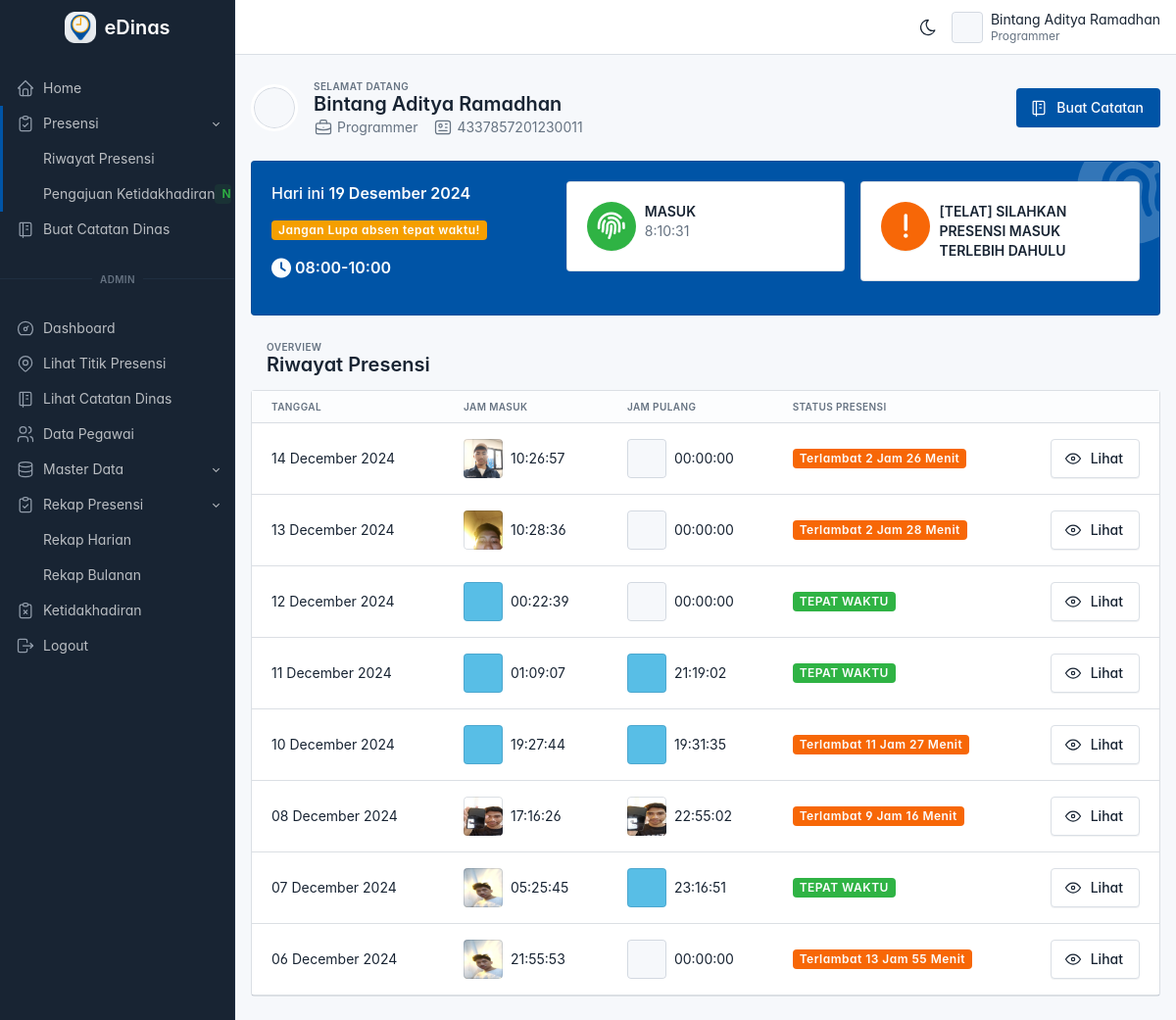
Page /pegawai/home/home.php (signed in) on the committed database.
### tables this page shows
CREATE TABLE `lokasi_presensi` (
  `id` int(11) NOT NULL,
  `nama_lokasi` varchar(225) NOT NULL,
  `alamat_lokasi` varchar(225) NOT NULL,
  `tipe_lokasi` varchar(225) NOT NULL,
  `latitude` varchar(50) NOT NULL,
  `longitude` varchar(50) NOT NULL,
  `radius` int(11) NOT NULL,
  `zona_waktu` varchar(4) NOT NULL,
  `jam_masuk` time NOT NULL,
  `jam_pulang` time NOT NULL
);

CREATE TABLE `presensi` (
  `id` int(11) NOT NULL,
  `id_pegawai` int(11) NOT NULL,
  `tanggal_masuk` date NOT NULL,
  `jam_masuk` time NOT NULL,
  `foto_masuk` varchar(225) NOT NULL,
  `latitude_masuk` varchar(30) NOT NULL,
  `longitude_masuk` varchar(30) NOT NULL,
  `tanggal_keluar` date NOT NULL,
  `jam_keluar` time NOT NULL,
  `foto_keluar` varchar(225) NOT NULL,
  `latitude_keluar` varchar(30) NOT NULL,
  `longitude_keluar` varchar(30) NOT NULL
);

### config.php (called while the page is built, shortened)
<?php
function base_url($url = null)
{
    $base_url = 'http://localhost/edinas';
    if ($url != null) {
        return $base_url . '/' . $url;
    } else {
        return $base_url;
    }
}

### pegawai/home/home.php (the view, shortened to what this page needs)
<?php
if (!isset($_SESSION["login"])) {
  header("location: ../../auth/login.php?pesan=belum_login");
} else if ($_SESSION["role"] != "pegawai") {
  include('../../admin/layout/header.php');
} else {
  include('../layout/header.php');
}
include_once('../../config.php');
$lokasi_presensi = $_SESSION['lokasi_presensi'];
$result = mysqli_query($connection, "SELECT * FROM lokasi_presensi WHERE nama_lokasi = '$lokasi_presensi'");
while ($lokasi = mysqli_fetch_array($result)) {
  $jam_masuk_kantor = date('H:i:s', strtotime($lokasi['jam_masuk']));
  $jam_masuk = $lokasi['jam_masuk'];
  $jam_pulang = $lokasi['jam_pulang'];
}
?>
<div class="page-header">
  <div class="container-xl">
    <div class="row align-items-center">
      <div class="col-auto">
        <span class="avatar avatar-lg rounded-circle" style="background-image: url(../../assets/img/foto_pegawai/<?= $_SESSION['foto'] ?>); border: 3px solid white"></span>
      </div>
      <div class="col">
        <div class="page-pretitle">
          Selamat datang
        </div>
        <h2 class="page-title"><?= $_SESSION['nama'] ?></h2>
        <div class="page-subtitle">
          <div class="row">
            <div class="col-auto">
              <a href="#" class="text-reset"><?= $_SESSION['jabatan'] ?></a>
            </div>
            <div class="col-auto">
              <a href="#" class="text-reset"><?= $_SESSION['nip'] ?></a>
            </div>
          </div>
        </div>
      </div>
      <div class="col-auto d-none d-md-flex">
        <a href="../../pegawai/catatan_dinas/catatan.php?modal=tambah" class="btn btn-primary">
          Buat Catatan
        </a>
      </div>
    </div>
  </div>
</div>
<div class="page-body">
  <div class="container-xl">
    <div class="row row-cards">
      <div class="col-md-12 col-lg-12">
        <div class="card bg-primary text-primary-fg">
          <div class="card-stamp">
            <div class="card-stamp-icon bg-white text-primary">
            </div>
          </div>
          <div class="card-body">
            <div class="row row-cards">
              <div class="col-md-12 col-lg-4">
                <h3 class="card-title">Hari ini <b id="tanggal_realtime"></b> </h3>
                <p class="badge bg-yellow text-light" id="">Jangan Lupa absen tepat waktu!</p>
                <h3 class=""><i class="fa-solid fa-clock fa-lg"></i>
                  <?= date('H:i', strtotime($jam_masuk))  . '-' . date('H:i', strtotime($jam_pulang)) ?></h3>
              </div>
              <div class="col-md-6 col-lg-4">
                <?php
                $id_pegawai = $_SESSION['id'];
                $tanggal_hari_ini = date('Y-m-d');
                $cek_presensi_masuk = mysqli_query($connection, "SELECT * FROM presensi WHERE id_pegawai = '$id_pegawai' AND tanggal_masuk = '$tanggal_hari_ini'");
                ?>
                <?php if (mysqli_num_rows($cek_presensi_masuk) === 0) { ?>
                  <form id="form_masuk" method="POST" action="<?= base_url('pegawai/presensi/presensi_masuk.php') ?>">
                    <a href="#" onclick="tombolMasuk();" class="card card-link card-link-pop">
                      <div class="card-body text-body ">
                        <div class="row">
                          <div class="col-2">
                            <button type="submit" name="tombol_masuk" id="tombol_masuk" class="btn btn-success rounded-circle" style="width: 50px; height: 50px;">
                              <i class="fa-solid fa-fingerprint  fa-2x text-light"></i>
                            </button>
                          </div>
                          <div class="ms-3 col-6 d-xl-block ps-2">
                            <div><b>MASUK</b></div>
                            <div class="medium text-secondary" id="jam_realtime"></div>
                          </div>
                        </div>
                      </div>
                    </a>
                  </form>
                <?php } ?>
              </div>
              <div class="col-md-6 col-lg-4">
                <?php $ambil_data_presensi = mysqli_query($connection, "SELECT * FROM presensi WHERE id_pegawai = '$id_pegawai' AND tanggal_masuk = '$tanggal_hari_ini'") ?>
                <?php
                $waktu_sekarang = date('H:i:s');
                if (strtotime($waktu_sekarang) <= strtotime($jam_masuk) && mysqli_num_rows($ambil_data_presensi) == 0) { ?>
                  <a href="#" onclick="tombolKeluar();" class="card card-link card-link-pop">
                    <div class="card-body text-body ">
                      <div class="row">
                        <div class="col-2">
                          <button type="submit" name="tombol_keluar" id="tombol_keluar" class="btn btn-warning rounded-circle" style="width: 50px; height: 50px;">
                            <i class="fa-solid fa-exclamation fa-beat fa-2x"></i>
                          </button>
                        </div>
                        <div class="ms-3 col-8 d-xl-block ps-2">
                          <div><b>SILAHKAN PRESENSI MASUK TERLEBIH DAHULU</b></div>
                          <div class="medium text-secondary" id=""></div>
                        </div>
                      </div>
                    </div>
                  </a>
                <?php } elseif (strtotime($waktu_sekarang) >= strtotime($jam_masuk) && mysqli_num_rows($ambil_data_presensi) == 0) { ?>
                  <a href="#" onclick="tombolKeluar();" class="card card-link card-link-pop">
                    <div class="card-body text-body ">
                      <div class="row">
                        <div class="col-2">
                          <button type="submit" name="tombol_keluar" id="tombol_keluar" class="btn btn-warning rounded-circle" style="width: 50px; height: 50px;">
                            <i class="fa-solid fa-exclamation fa-beat fa-2x"></i>
                          </button>
                        </div>
                        <div class="ms-3 col-8 d-xl-block ps-2">
                          <div><b>[TELAT] SILAHKAN PRESENSI MASUK TERLEBIH DAHULU</b></div>
                        </div>
                      </div>
                    </div>
                  </a>
                <?php } ?>
              </div>
            </div>
          </div>
        </div>
      </div>
      <div class="page-header">
        <div class="container-xl">
          <div class="row align-items-center">
            <div class="col">
              <div class="page-pretitle">
                Overview
              </div>
              <h2 class="page-title">
                Riwayat Presensi
              </h2>
            </div>
          </div>
        </div>
      </div>
      <div class="col-md-8 col-lg-12">
        <div class="card">
          <div class="table-responsive">
            <table
              class="table table-vcenter card-table">
              <thead>
                <tr>
                  <th>Tanggal</th>
                  <th>Jam Masuk</th>
                  <th>Jam Pulang</th>
                  <th>Status Presensi</th>
                  <th class="w-1"></th>
                </tr>
              </thead>
              <tbody>
                <?php
                $id = $_SESSION['id'];
                $result = mysqli_query($connection, "SELECT * FROM presensi WHERE id_pegawai = '$id' ORDER BY tanggal_masuk DESC");
                ?>
                <?php while ($rekap = mysqli_fetch_array($result)) : ?>
                  <tr>
                    <td data-label="Name">
                      <?= date('d F Y', strtotime($rekap['tanggal_masuk'])) ?>
                    </td>
                    <td data-label="Title">
                      <div class="d-flex py-1 align-items-center">
                        <span class="avatar me-2" style="background-image: url(../presensi/foto/<?= $rekap['foto_masuk'] ?>)"></span>
                        <div class="flex-fill">
                          <div class="font-weight-medium"><?= $rekap['jam_masuk'] ?></div>
                        </div>
                      </div>
                    </td>
                    <td data-label="Title">
                      <div class="d-flex py-1 align-items-center">
                        <span class="avatar me-2" style="background-image: url(../../assets/img/foto_pegawai/<?= $rekap['foto_keluar'] ?>)"></span>
                        <div class="flex-fill">
                          <div class="font-weight-medium"><?= $rekap['jam_keluar'] ?></div>
                        </div>
                      </div>
                    </td>
                    <?php
                    $jam_masuk = date('H:i:s', strtotime($rekap['jam_masuk']));
                    $timestamp_jam_masuk_real = strtotime($jam_masuk);
                    $timestamp_jam_masuk_kantor = strtotime($jam_masuk_kantor);
                    $terlambat = $timestamp_jam_masuk_real - $timestamp_jam_masuk_kantor;
                    $total_jam_terlambat = floor($terlambat / 3600);
                    $terlambat -= $total_jam_terlambat * 3600;
                    $selisih_menit_terlambat = floor($terlambat / 60);
                    ?>
                    <td class="text-secondary" data-label="Role">
                      <?php if ($total_jam_terlambat < 0): ?>
                        <span class="badge bg-success text-light">TEPAT WAKTU</span>
                      <?php else : ?>
                        <span class="badge bg-warning text-light">
                          Terlambat <?= $total_jam_terlambat . ' Jam ' . $selisih_menit_terlambat . ' Menit' ?>
                        </span>
                      <?php endif; ?>
                    </td>
                    <td>
                      <div class="btn-list flex-nowrap">
                        <a href="#" class="btn" data-bs-toggle="modal" data-bs-target="#modal-lihatpresensi<?= $rekap['id'] ?>">
                          Lihat
                        </a>
                      </div>
                    </td>
                  </tr>
                <?php endwhile; ?>
              </tbody>
            </table>
          </div>
        </div>
      </div>
    </div>
  </div>
  <?php include('../layout/footer.php') ?>

### admin/layout/header.php (style rules this page uses)
:root { --tblr-font-sans-serif: 'Inter Var', -apple-system, BlinkMacSystemFont, San Francisco, Segoe UI, Roboto, Helvetica Neue, sans-serif; }
body { font-feature-settings: "cv03", "cv04", "cv11"; }

### rows in the picture
lokasi_presensi: jam_masuk "08:00", jam_pulang "10:00"
presensi: tanggal_masuk "14 December 2024", foto_masuk (picture), jam_masuk "10:26:57", jam_keluar "00:00:00", jam_masuk.jam_masuk "2", selisih_menit_terlambat "26"
presensi: tanggal_masuk "13 December 2024", foto_masuk (picture), jam_masuk "10:28:36", jam_keluar "00:00:00", jam_masuk.jam_masuk "2", selisih_menit_terlambat "28"
presensi: tanggal_masuk "12 December 2024", foto_masuk (picture), jam_masuk "00:22:39", jam_keluar "00:00:00", shows "TEPAT WAKTU"
presensi: tanggal_masuk "11 December 2024", foto_masuk (picture), jam_masuk "01:09:07", foto_keluar (picture), jam_keluar "21:19:02", shows "TEPAT WAKTU"
presensi: tanggal_masuk "10 December 2024", foto_masuk (picture), jam_masuk "19:27:44", foto_keluar (picture), jam_keluar "19:31:35", jam_masuk.jam_masuk "11", selisih_menit_terlambat "27"
presensi: tanggal_masuk "08 December 2024", foto_masuk (picture), jam_masuk "17:16:26", foto_keluar (picture), jam_keluar "22:55:02", jam_masuk.jam_masuk "9", selisih_menit_terlambat "16"
presensi: tanggal_masuk "07 December 2024", foto_masuk (picture), jam_masuk "05:25:45", foto_keluar (picture), jam_keluar "23:16:51", shows "TEPAT WAKTU"
presensi: tanggal_masuk "06 December 2024", foto_masuk (picture), jam_masuk "21:55:53", jam_keluar "00:00:00", jam_masuk.jam_masuk "13", selisih_menit_terlambat "55"

### other values in the picture
$_SESSION['nama'] "Bintang Aditya Ramadhan"
$_SESSION['jabatan'] "Programmer"
$_SESSION['nip'] "4337857201230011"
